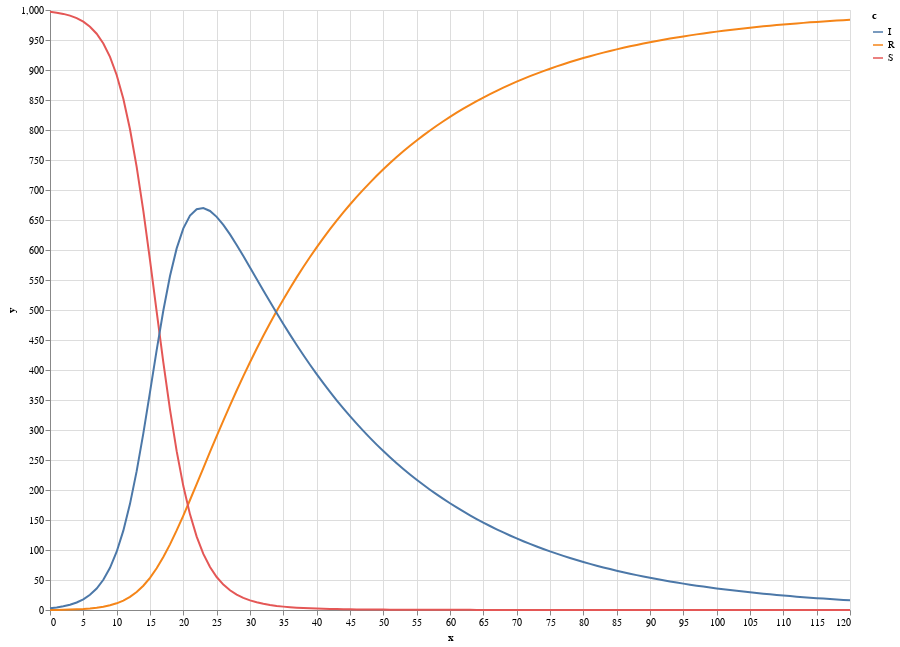

The cell this chart's notebook holds for it:
### Markdown cell above
Or as a plot:

### Code cell
plot(odeSimResults, "time")

### Figure 1 — Vega-Lite specification as saved in the notebook (floating-point values rounded to 4 significant figures; data arrays with more than 128 entries replaced by an {"elided": "..."} marker saying what was removed)
{"$schema": "https://vega.github.io/schema/vega-lite/v4.json", "data": {"values": {"elided": "363 records"}}, "description": "Plot [TODO: real description]", "encoding": {"color": {"field": "c", "type": "nominal"}, "x": {"field": "x", "type": "quantitative"}, "y": {"field": "y", "type": "quantitative"}}, "height": 600, "mark": "line", "width": 800}
